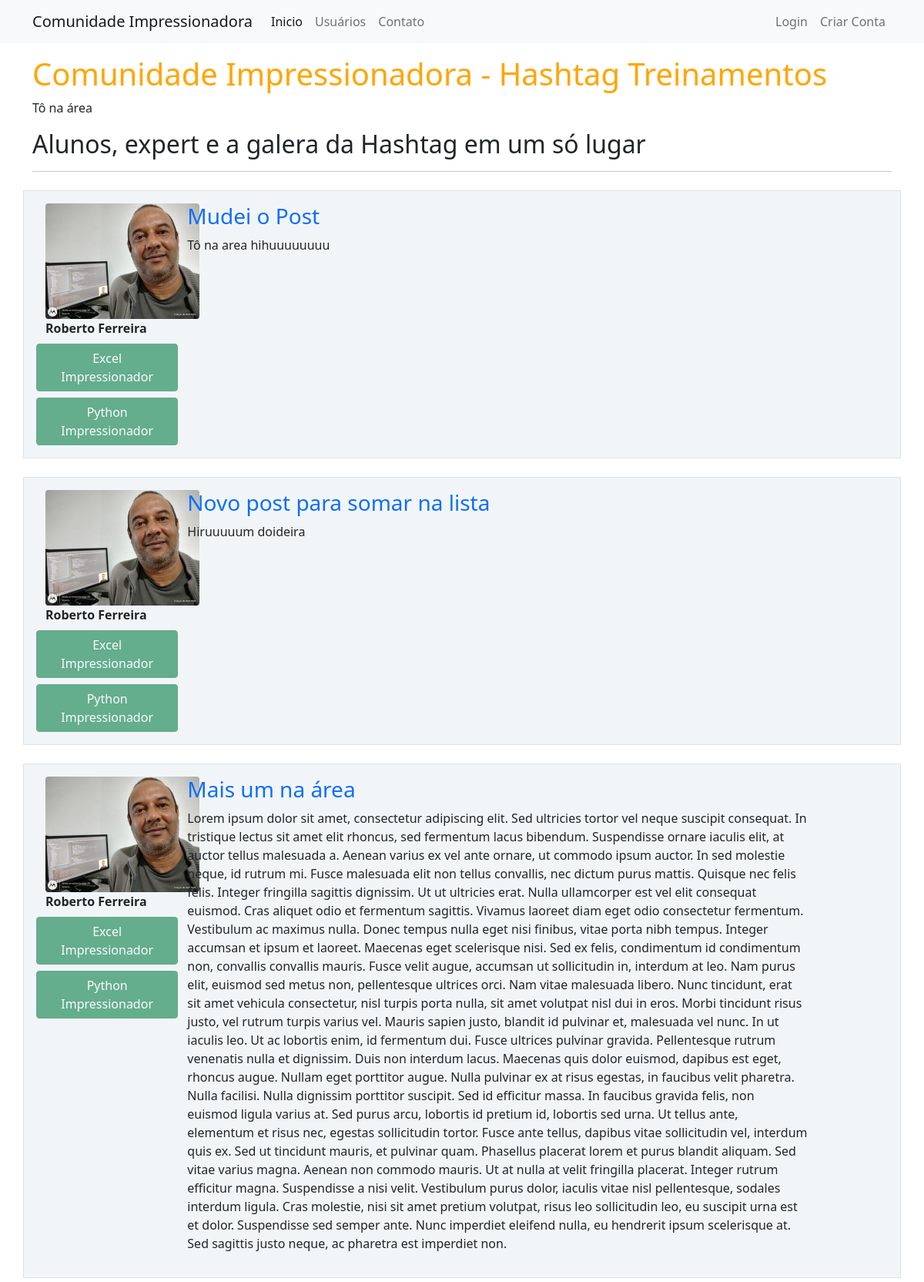
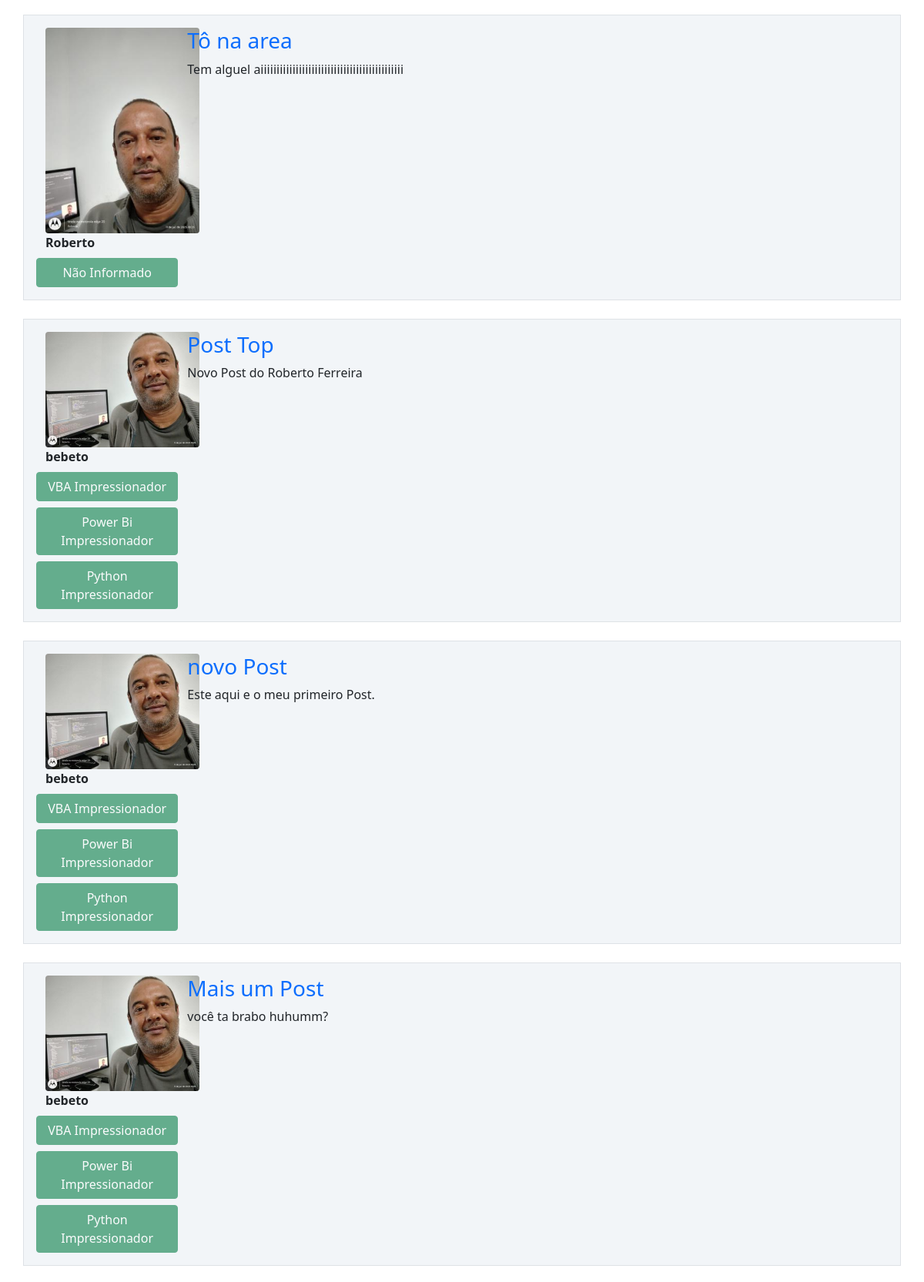
The page / (upper part) on the database its author committed (2 pictures, top to bottom).
### comunidadeimpressionadora/models.py (models this page shows, shortened)
class Post(database.Model):
    id = database.Column(database.Integer, primary_key=True)
    titulo = database.Column(database.String, nullable=False)
    corpo = database.Column(database.Text, nullable=False)
    data_criacao = database.Column(database.DateTime, nullable=False, default=datetime.now)
    id_usuario = database.Column(database.Integer, database.ForeignKey('usuario.id'), nullable=False )

class Usuario(database.Model, UserMixin):
    id = database.Column(database.Integer, primary_key=True)
    username = database.Column(database.String, nullable=False)
    email = database.Column(database.String, nullable=False)
    senha = database.Column(database.String, nullable=False, unique=True)
    foto_perfil = database.Column(database.String,default='default.jpg')
    posts = database.relationship('Post', backref='autor', lazy=True)
    cursos = database.Column(database.String, nullable=False, default='Não Informado')

### comunidadeimpressionadora/routes.py (the view)
@app.route("/")
def home():
    posts = Post.query.order_by(Post.id.desc())
    return render_template('home.html', posts=posts)

### comunidadeimpressionadora/templates/home.html
{% extends "base.html" %}
{% block body %}
        <div class="container mt-3">
            <h1 style="color:orange">Comunidade Impressionadora - Hashtag Treinamentos</h1><p>Tô na área</p>
            <h2>Alunos, expert e a galera da Hashtag em um só lugar</h2>
            <hr>
            {% for post in posts %}
            <div class="row border mt-4 p-3 meupost">
                <div class="col col-2">
                    <div class="image pe-2"> <img src="{{ url_for('static', filename='fotos_perfil/{}'.format(post.autor.foto_perfil)) }}" class="rounded" width="200"> </div>
                    <strong>{{ post.autor.username }}</strong>
                    <div class="row justify-content-center">
                            {% for curso in post.autor.cursos.split(';') %}
                                <button type="button" class="btn btn-success mt-2" disabled>{{curso}}</button>
                            {% endfor %}
                    </div>
                </div>
                <div class="col col-9">
                    <a style="text-decoration: none" href="{{ url_for('exibir_post', post_id=post.id) }}"><h3>{{ post.titulo }}</h3></a>
                    <p>{{ post.corpo }}</p>
                </div>
            </div>
            {% endfor %}
        </div>
{% endblock %}

### comunidadeimpressionadora/static/main.css (style rules this page uses)
.meupost { background: #f2f5f8 !important; }

### rows shown on the page
Post: foto_perfil (picture), autor.username "Roberto Ferreira", curso "Excel Impressionador" "Python Impressionador", titulo "Mudei o Post", corpo "Tô na area hihuuuuuuuu"
Post: foto_perfil (picture), autor.username "Roberto Ferreira", curso "Excel Impressionador" "Python Impressionador", titulo "Novo post para somar na lista", corpo "Hiruuuuum doideira"
Post: foto_perfil (picture), autor.username "Roberto Ferreira", curso "Excel Impressionador" "Python Impressionador", titulo "Mais um na área", corpo "Lorem ipsum dolor sit amet, consectetur adipiscing elit. Sed ultricies tortor vel neque suscipit consequat. In tristique lectus sit amet elit rhoncus, sed fermentum lacus bibendum. Suspendisse ornare iaculis elit, at auctor tellus malesuada a. Aenean varius ex vel ante ornare, ut commodo ipsum auctor. In sed molestie neque, id rutrum mi. Fusce malesuada elit non tellus convallis, nec dictum purus mattis. Quisque nec felis felis. Integer fringilla sagittis dignissim. Ut ut ultricies erat. Nulla ullamcorper est vel elit consequat euismod. Cras aliquet odio et fermentum sagittis. Vivamus laoreet diam eget odio consectetur fermentum. Vestibulum ac maximus nulla. Donec tempus nulla eget nisi…"
Post: foto_perfil (picture), autor.username "Roberto", titulo "Tô na area", corpo "Tem alguel aiiiiiiiiiiiiiiiiiiiiiiiiiiiiiiiiiiiiiiiiiiiii"
Usuario: cursos "Não Informado"
Post: foto_perfil (picture), autor.username "bebeto", curso "VBA Impressionador" "Power Bi Impressionador" "Python Impressionador", titulo "Post Top", corpo "Novo Post do Roberto Ferreira"
Post: foto_perfil (picture), autor.username "bebeto", curso "VBA Impressionador" "Power Bi Impressionador" "Python Impressionador", titulo "novo Post", corpo "Este aqui e o meu primeiro Post."
Post: foto_perfil (picture), autor.username "bebeto", curso "VBA Impressionador" "Power Bi Impressionador" "Python Impressionador", titulo "Mais um Post", corpo "você ta brabo huhumm?"
